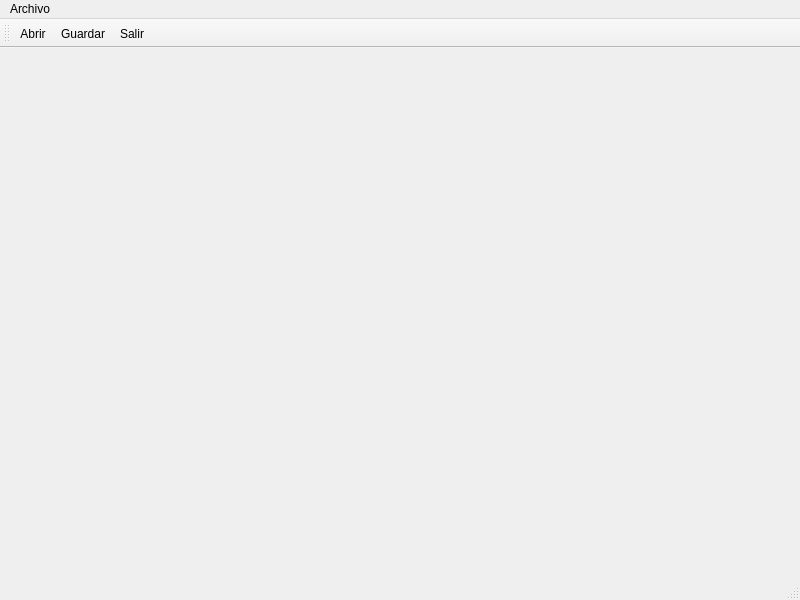
<?xml version="1.0" encoding="UTF-8"?>
<ui version="4.0">
 <class>MainWindow</class>
 <widget class="QMainWindow" name="MainWindow">
  <property name="geometry">
   <rect>
    <x>0</x>
    <y>0</y>
    <width>800</width>
    <height>600</height>
   </rect>
  </property>
  <property name="windowTitle">
   <string>MainWindow</string>
  </property>
  <widget class="QWidget" name="centralwidget"/>
  <widget class="QMenuBar" name="menubar">
   <property name="geometry">
    <rect>
     <x>0</x>
     <y>0</y>
     <width>800</width>
     <height>33</height>
    </rect>
   </property>
   <widget class="QMenu" name="menuArchivo">
    <property name="title">
     <string>Archivo</string>
    </property>
    <addaction name="actionAbrir"/>
    <addaction name="actionGuardar"/>
    <addaction name="actionSalir"/>
   </widget>
   <addaction name="menuArchivo"/>
  </widget>
  <widget class="QStatusBar" name="statusbar"/>
  <widget class="QToolBar" name="toolBar">
   <property name="windowTitle">
    <string>toolBar</string>
   </property>
   <attribute name="toolBarArea">
    <enum>TopToolBarArea</enum>
   </attribute>
   <attribute name="toolBarBreak">
    <bool>false</bool>
   </attribute>
   <addaction name="actionAbrir"/>
   <addaction name="actionGuardar"/>
   <addaction name="actionSalir"/>
  </widget>
  <action name="actionAbrir">
   <property name="checkable">
    <bool>false</bool>
   </property>
   <property name="icon">
    <iconset theme="QIcon::ThemeIcon::FolderOpen"/>
   </property>
   <property name="text">
    <string>Abrir...</string>
   </property>
   <property name="statusTip">
    <string>Abrir un archivo</string>
   </property>
   <property name="shortcut">
    <string>Ctrl+O</string>
   </property>
  </action>
  <action name="actionGuardar">
   <property name="icon">
    <iconset theme="QIcon::ThemeIcon::DocumentSave"/>
   </property>
   <property name="text">
    <string>Guardar</string>
   </property>
   <property name="statusTip">
    <string>Guardar el archivo</string>
   </property>
   <property name="shortcut">
    <string>Ctrl+S</string>
   </property>
  </action>
  <action name="actionSalir">
   <property name="icon">
    <iconset theme="QIcon::ThemeIcon::WindowClose"/>
   </property>
   <property name="text">
    <string>Salir</string>
   </property>
   <property name="statusTip">
    <string>Cerrar la aplicación</string>
   </property>
   <property name="shortcut">
    <string>Ctrl+Q</string>
   </property>
  </action>
 </widget>
 <resources/>
 <connections/>
</ui>
